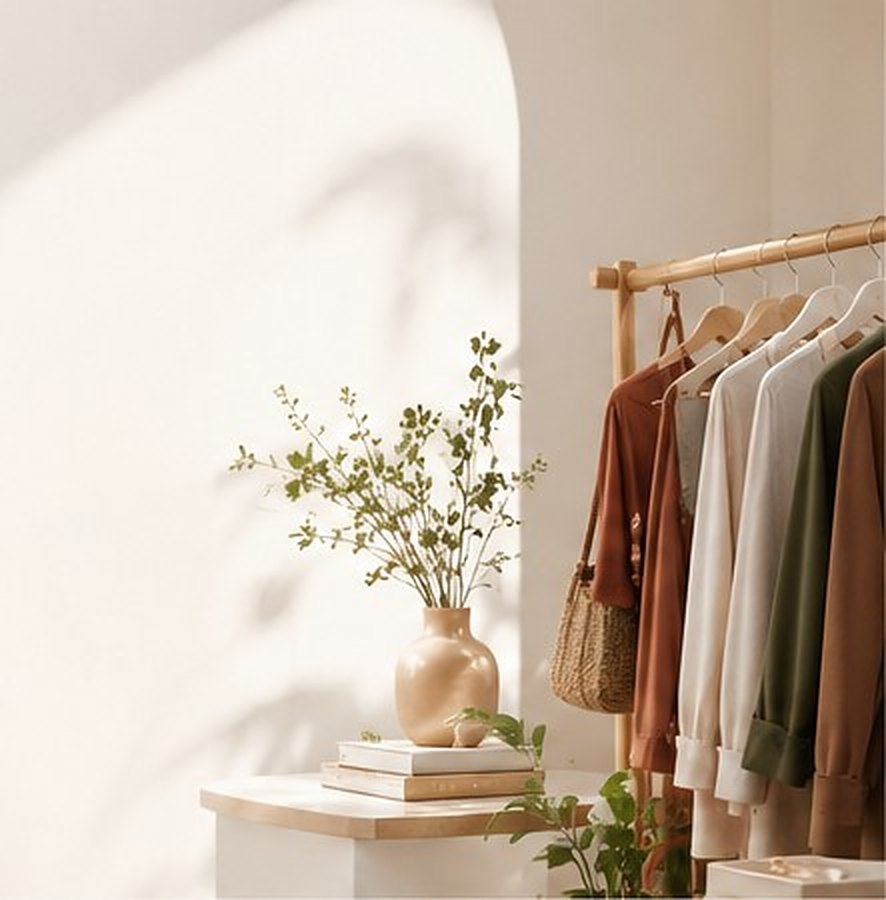
#> input picture frontend/src/assets/home-hero.jpg, 886 x 900 px
$ python -i color_detection.py   (imports and definitions only)
#> lines starting #> are read from the running program, lines starting #| are printed output that depends on the picture
"""
Automatic dominant-color detection for an uploaded wardrobe photo.

This is what makes the "color" field genuinely OPTIONAL: when the
user doesn't type a color themselves, this module looks at the
actual uploaded photo and picks the closest matching color NAME from
the same vocabulary color_theory.py already understands, so the
auto-detected value plugs straight into the existing color-harmony
scoring (color_theory.outfit_color_score / color_harmony) with no
extra work needed there.

Not a trained model - a simple, explainable heuristic:
  1. Downsample the image so this stays fast (this runs synchronously
     on every upload, so it needs to be near-instant).
  2. Work out what the BACKDROP itself looks like in THIS photo (by
     sampling the outer border of the frame, where these close-up
     product-style photos always show plain background rather than
     the garment).
  3. Split every pixel into two groups by simple k-means clustering
     (k=2) in RGB space, seeded from that backdrop color - NOT a
     fixed distance cutoff from the backdrop. A cutoff fails on a
     pale/light garment against a near-white backdrop (both are
     "bright", so neither is "far enough" from the other by raw
     distance); clustering instead groups pixels by how similar they
     are to EACH OTHER, so a consistently blue-tinted garment still
     separates cleanly from a consistently neutral backdrop even
     when both are light.
  4. Whichever of the two resulting groups is the one that ISN'T the
     backdrop is treated as the garment; its average RGB is matched
     to the closest reference color by simple distance - "closest",
     not "exact", since real fabric photos are never a single flat
     RGB value.
  5. Before that matching step, the garment color's SATURATION (HSV)
     decides which reference colors are even eligible: a genuinely
     tinted color (pale blue, dusty pink, sage green, ...) is only
     ever compared against the HUED references, never against
     black/white/grey/charcoal/silver - and vice versa. Plain
     Euclidean RGB distance gets this wrong for pale/light garments -
     e.g. a pale blue shirt (180, 205, 228) is numerically CLOSER to
     "silver" (192, 192, 197) than to "sky" (140, 195, 230), because
     RGB distance is dominated by how BRIGHT the two colors are, not
     by the fact that one is neutral and the other is unmistakably
     blue. Gating on saturation first fixes that: a color has to be
     about as colorless as a real silver/grey/white garment actually
     is before it's allowed to match one.
  6. Even after that gate, matching a tinted color against the
     remaining HUED references still can't use plain RGB distance -
     the same "distance is really brightness in disguise" problem
     would then match that same pale blue shirt to "lavender" (a
     light purple) instead of "sky", just because they happen to be
     similarly bright. So the hued comparison is done in HSV space
     instead, weighted so HUE (is this reddish? bluish? greenish?)
     dominates the match and saturation/value only break ties
     between references that already share a similar hue.

Manual entry always wins when the user provides one - see app.py's
add_wardrobe_item route, which only ever calls detect_dominant_color()
when the "color" form field was left blank. Uses Pillow (PIL), which
is already a dependency here via tensorflow.keras.utils.load_img -
no new package to install.
"""

import colorsys
from statistics import median

from PIL import Image

# Representative RGB anchor for a useful subset of the color WORDS
# color_theory._COLOR_TABLE already knows how to classify into a
# family/warmth/neutral bucket. Picking a name from THIS list
# guarantees whatever this module returns is something
# outfit_color_score() can immediately score, not some new unknown
# word neither module has ever seen.
_REFERENCE_COLORS = {
    "red": (196, 30, 40),
    "maroon": (115, 20, 30),
    "orange": (230, 126, 34),
    "peach": (255, 200, 165),
    "coral": (240, 128, 105),
    "yellow": (240, 210, 60),
    "mustard": (200, 165, 45),
    "gold": (212, 175, 55),
    "cream": (250, 240, 210),
    "green": (60, 140, 75),
    "olive": (110, 115, 55),
    "mint": (175, 225, 195),
    "teal": (25, 128, 128),
    "blue": (45, 95, 190),
    "navy": (25, 40, 85),
    "sky": (140, 195, 230),
    "denim": (70, 100, 140),
    "purple": (115, 65, 160),
    "lavender": (190, 170, 220),
    "pink": (235, 130, 170),
    "rose": (200, 100, 120),
    "salmon": (245, 145, 130),
    "magenta": (200, 40, 140),
    "brown": (110, 70, 45),
    "tan": (200, 170, 130),
    "beige": (222, 208, 180),
    "black": (30, 30, 30),
    "white": (240, 240, 240),
    "grey": (130, 130, 130),
    "charcoal": (60, 60, 65),
    "silver": (192, 192, 197),
}


# A cluster has to be at least this fraction of the whole
# (downsampled) photo before it's trusted as "the garment" - below
# this, it's more likely a handful of stray/shadow/noise pixels than
# an actual garment (e.g. a flat single-color test photo, where
# clustering degenerates to one real cluster and an empty one), so
# the whole-image average is used instead. See detect_dominant_color.
_MIN_GARMENT_FRACTION = 0.05

# k-means iterations - the two clusters settle well before this on
# images this small (80x80), so this is a safety cap, not a tuned
# minimum.
_KMEANS_ITERATIONS = 8

# The reference colors that represent "no real hue" - a garment only
# gets matched against these when its own color is about this
# colorless too (see _SATURATION_GATE_THRESHOLD below). Every other
# name in _REFERENCE_COLORS is a "hued" color.
_NEUTRAL_COLOR_NAMES = {"black", "white", "grey", "charcoal", "silver"}

# HSV saturation (0-1) a garment color must reach before it's treated
# as genuinely tinted rather than neutral. The neutral reference
# swatches above all sit well under 0.1 (silver ~0.03, charcoal
# ~0.08, black/white/grey are perfectly flat at 0). A real pale
# color - pale blue, dusty pink, sage, and so on - reliably clears
# 0.15 even after a camera's white balance softens it, while normal
# sensor/compression noise on an actually-neutral garment usually
# doesn't. This is a heuristic cutoff, not a physical constant - it
# can be tuned if a specific photo comes out wrong.
_SATURATION_GATE_THRESHOLD = 0.15


def _sample_backdrop_color(image):
    """
    The median RGB along the OUTER BORDER of the (already
    downsampled) photo - the actual backdrop color for this specific
    photo, not an assumed fixed color. These are close-up,
    product-style photos of one garment roughly centered in the
    frame (the crop tool in Wardrobe.js already encourages this), so
    the border is reliably backdrop rather than garment. Median
    (not mean) so a corner shadow or a sliver of the garment poking
    into the border doesn't skew the estimate.
    """
    width, height = image.size

    border_pixels = []

    for x in range(width):
        border_pixels.append(image.getpixel((x, 0)))
        border_pixels.append(image.getpixel((x, height - 1)))

    for y in range(height):
        border_pixels.append(image.getpixel((0, y)))
        border_pixels.append(image.getpixel((width - 1, y)))

    return (
        median(pixel[0] for pixel in border_pixels),
        median(pixel[1] for pixel in border_pixels),
        median(pixel[2] for pixel in border_pixels),
    )


def _squared_distance(rgb_a, rgb_b):
    return sum(
        (channel_a - channel_b) ** 2
        for channel_a, channel_b in zip(rgb_a, rgb_b)
    )


def _average_rgb(pixels):
    red_total = sum(pixel[0] for pixel in pixels)
    green_total = sum(pixel[1] for pixel in pixels)
    blue_total = sum(pixel[2] for pixel in pixels)

    count = len(pixels)

    return (
        red_total / count,
        green_total / count,
        blue_total / count,
    )


# [73 lines left out: function _split_backdrop_from_garment, not called in this run]


# How heavily HUE counts relative to saturation/value when matching
# a genuinely tinted color to the nearest HUED reference (see
# _hsv_weighted_distance). Hue is what actually tells two tinted
# colors apart (blue vs purple, red vs orange); saturation/value
# mainly break ties between references that share a similar hue
# (e.g. "sky" vs "denim" are both blue-ish, but at very different
# brightness/intensity) - so hue gets several times their weight
# rather than being just one more equal-weighted channel.
_HUE_WEIGHT = 3.0
_SATURATION_WEIGHT = 1.0
_VALUE_WEIGHT = 1.0


def _hsv_weighted_distance(rgb_a, rgb_b):
    """
    Distance between two colors in HSV space, NOT plain RGB space -
    used only once a color has already been gated as "genuinely
    tinted" (see _nearest_reference_color). Plain RGB distance
    conflates brightness with hue, which is exactly what makes a
    pale, light color drift toward whatever reference happens to
    share its brightness rather than the one that actually shares
    its hue (a pale blue is numerically closer, in raw RGB, to a
    muted "denim" or even a light "lavender" than to "sky" - despite
    "sky" being the obviously-correct match by hue). Weighting hue
    heavily and treating it as circular (0 degrees and 360 degrees
    are the same color) fixes that.
    """
    hue_a, saturation_a, value_a = colorsys.rgb_to_hsv(
        rgb_a[0] / 255.0, rgb_a[1] / 255.0, rgb_a[2] / 255.0
    )
    hue_b, saturation_b, value_b = colorsys.rgb_to_hsv(
        rgb_b[0] / 255.0, rgb_b[1] / 255.0, rgb_b[2] / 255.0
    )

    hue_distance = abs(hue_a - hue_b)
    hue_distance = min(hue_distance, 1.0 - hue_distance)

    return (
        (_HUE_WEIGHT * hue_distance) ** 2
        + (_SATURATION_WEIGHT * (saturation_a - saturation_b)) ** 2
        + (_VALUE_WEIGHT * (value_a - value_b)) ** 2
    )


def _nearest_reference_color(rgb):
    """
    Closest reference color - but the garment color's HSV saturation
    decides both which references are even in the running, and which
    distance measure is used to pick among them:

      - Low saturation (about as colorless as the neutral swatches
        themselves): compared against black/white/grey/charcoal/
        silver only, by plain RGB distance - fine here, since these
        references only differ by brightness anyway.
      - Real saturation: compared against every OTHER (hued)
        reference, by HSV-weighted distance (_hsv_weighted_distance)
        so the match is driven by hue, not incidental brightness.
        Using plain RGB distance here is what previously matched a
        pale blue shirt to "silver" (too close in brightness to
        every neutral) and, once neutrals were excluded, still would
        have matched it to "lavender" (too close in brightness to a
        light purple) instead of "sky" - both are the same underlying
        mistake: RGB distance is really a brightness comparison in
        disguise, not a color comparison.
    """
    red, green, blue = rgb

    _, saturation, _ = colorsys.rgb_to_hsv(
        red / 255.0, green / 255.0, blue / 255.0
    )

    if saturation < _SATURATION_GATE_THRESHOLD:
        candidates = {
            name: reference_rgb
            for name, reference_rgb in _REFERENCE_COLORS.items()
            if name in _NEUTRAL_COLOR_NAMES
        }
        distance_fn = _squared_distance
    else:
        candidates = {
            name: reference_rgb
            for name, reference_rgb in _REFERENCE_COLORS.items()
            if name not in _NEUTRAL_COLOR_NAMES
        }
        distance_fn = _hsv_weighted_distance

    best_name = None
    best_distance = None

    for name, reference_rgb in candidates.items():

        distance = distance_fn(rgb, reference_rgb)

        if best_distance is None or distance < best_distance:
            best_name = name
            best_distance = distance

    return best_name


# [35 lines left out: function detect_dominant_color, not called in this run]


# ============================================================
# SECONDARY COLOURS AND PATTERN
#
# detect_dominant_color() above answers "what colour is this?" with a
# single name, which is right for the wardrobe's colour field and for
# colour-harmony scoring. It is not the whole truth about a striped
# shirt or a floral skirt, and calling one of those "cream" hides
# something the user can see plainly in the photo.
#
# detect_colors() answers the fuller question - a dominant colour, any
# genuinely present secondary colour, and whether the garment looks
# patterned - WITHOUT pretending to more than pixels can support. It
# does not name the pattern (floral vs geometric is not something
# colour clustering can tell apart); it only reports that the garment
# is not a single flat colour, which is an honest and useful thing to
# record.
#
# Method: the garment pixels are split into three clusters instead of
# two. If the second cluster is both LARGE enough to be a real part of
# the garment and FAR enough from the first to be a different colour
# name, it is reported as a secondary colour. Spread across the
# clusters is what flags a pattern: a plain garment's pixels sit close
# together whatever the lighting, while a print scatters them.
# ============================================================

# A second colour must cover at least this share of the garment before
# it counts. Below it, it is a shadow, a fold, a button or a logo -
# not something anyone would describe as part of the garment's colour.
_SECONDARY_MIN_SHARE = 0.18

# ...and it must be at least this far from the dominant colour in RGB
# terms, otherwise "navy and slightly darker navy" would be reported
# as two colours.
_SECONDARY_MIN_DISTANCE = 45 ** 2

# How much spread across the garment's pixels counts as a pattern
# rather than shading. Set from the observation that a plain garment
# photographed with normal lighting keeps its clusters within roughly
# 35 RGB units of each other, while stripes or prints push well past.
_PATTERN_SPREAD = 55 ** 2


def _kmeans(pixels, k, iterations=8):
    """
    Small k-means over RGB, seeded by picking the points that are
    furthest apart (k-means++ in spirit), so the clusters do not
    depend on which pixel happens to come first.

    Returns [(centroid, member_count), ...], largest cluster first.
    """
    if not pixels:
        return []

    centroids = [pixels[0]]

    while len(centroids) < k:
        furthest = max(
            pixels,
            key=lambda pixel: min(
                _squared_distance(pixel, centroid) for centroid in centroids
            ),
        )
        if furthest in centroids:
            break
        centroids.append(furthest)

    groups = [[] for _ in centroids]

    for _ in range(iterations):

        groups = [[] for _ in centroids]

        for pixel in pixels:
            nearest = min(
                range(len(centroids)),
                key=lambda index: _squared_distance(pixel, centroids[index]),
            )
            groups[nearest].append(pixel)

        moved = False

        for index, group in enumerate(groups):
            if not group:
                continue
            new_centroid = _average_rgb(group)
            if _squared_distance(new_centroid, centroids[index]) > 1:
                moved = True
            centroids[index] = new_centroid

        if not moved:
            break

    result = [
        (centroids[index], len(group))
        for index, group in enumerate(groups)
        if group
    ]

    result.sort(key=lambda pair: pair[1], reverse=True)

    return result


def detect_colors(image_path):
    """
    Fuller colour reading for one garment photo:

        {
            "primary": "navy",
            "secondary": ["cream"],     # [] when it is a plain garment
            "is_patterned": True,       # multi-coloured/printed
            "confidence": "high"        # how separable the garment was
        }

    Returns None if the image cannot be read at all - the caller
    should treat that as "unknown", never as "plain black".

    "primary" always matches what detect_dominant_color() would
    return, so the stored colour field and colour-harmony scoring stay
    exactly as they were; this only adds information alongside.
    """
#> called with image_path = '../frontend/src/assets/home-hero.jpg'

    try:
        image = Image.open(image_path).convert("RGB")
#> image is the input picture: PIL image 886x900 RGB; mean R, G, B 203.3, 188.1, 172.9
    except Exception as error:
        print(f"Colour analysis skipped - could not read image: {error}")
        return None

    image = image.resize((80, 80))
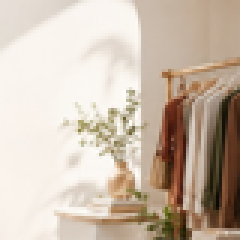
#> image: PIL image 80x80 RGB (shown 3 times larger); mean R, G, B 203.3, 188.1, 172.8

    pixels = list(image.getdata())
#> pixels = 6400 items, first 6: (231, 222, 215), (231, 222, 215), (231, 222, 215), (231, 222, 215), (230, 221, 214), (230, 221, 214)

    backdrop_rgb = _sample_backdrop_color(image)
#> (the rest of the program and of its run is left out)
